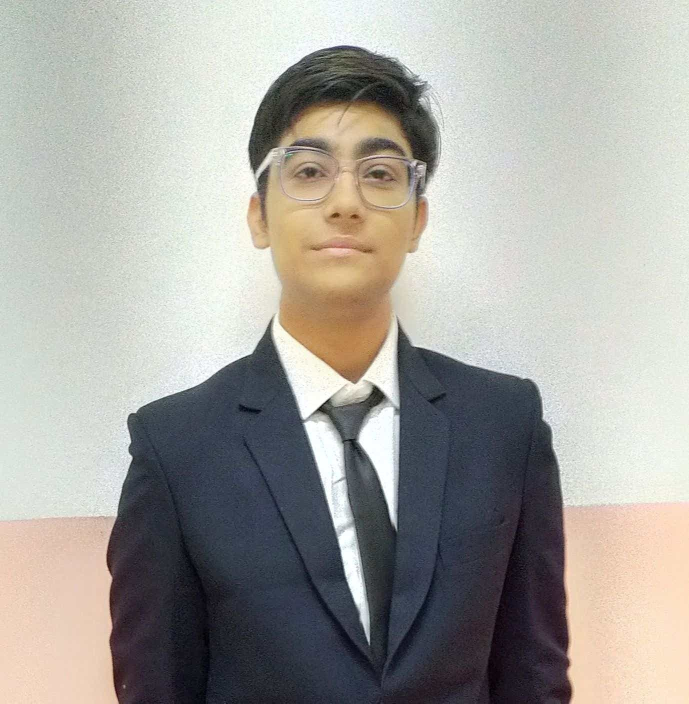
#> input picture Photo.jpg, 1378 x 1407 px (shown at 1/2 size)
$ python project2.py
#> lines starting #> are read from the running program, lines starting #| are printed output that depends on the picture; after the words box and inside, x2 and y2 are one past the last pixel; in counts of white or black regions, pixels touching at a corner belong together
import cv2
#pip install Pylance

#Loading The Cascade File
face_cascade = cv2.CascadeClassifier('haarcascade_frontalface_default.xml')

#Reading the Input Image
# image= cv2.imread('1.jpg')
image= cv2.imread('Photo.jpg')
#> image is the input picture: shape (1407, 1378, 3); mean B, G, R 159.1, 164.7, 166.2

#Resizing the Image
img = cv2.resize(image,None,fx=0.3,fy=0.3)
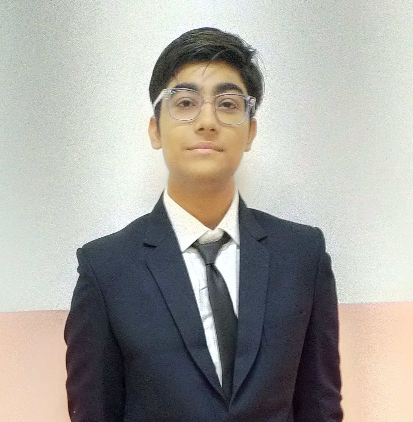
#> img: shape (422, 413, 3); mean B, G, R 158.9, 164.5, 166

#Converting the image into grayscale image
imgGray = cv2.cvtColor(img, cv2.COLOR_BGR2GRAY)
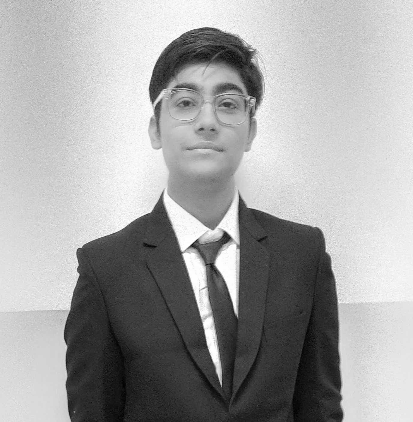
#> imgGray: shape (422, 413); min 0, max 255, mean 164.3

#Detecting The Faces
faces = face_cascade.detectMultiScale(imgGray, 1.2, 5)
#> faces = [[148, 55, 120, 120]]

#Pointing The Faces
for (x,y,w,h) in faces:
	cv2.rectangle(img, (x,y), (x+w, y+h), (255,0,0),2)
#> this loop made 1 pass
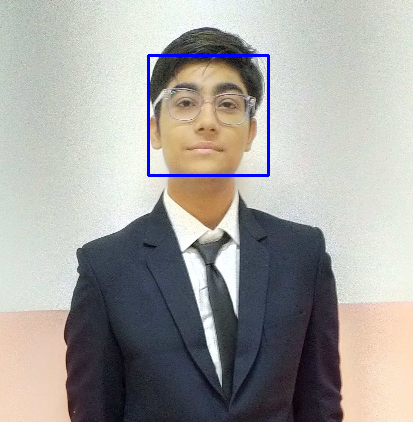
#> img: shape (422, 413, 3); 0.82% of pixels changed, all inside (x1, y1, x2, y2) = (147, 54, 270, 177)

#Displaying The Output Image
cv2.imshow('img', img)
cv2.waitKey()
